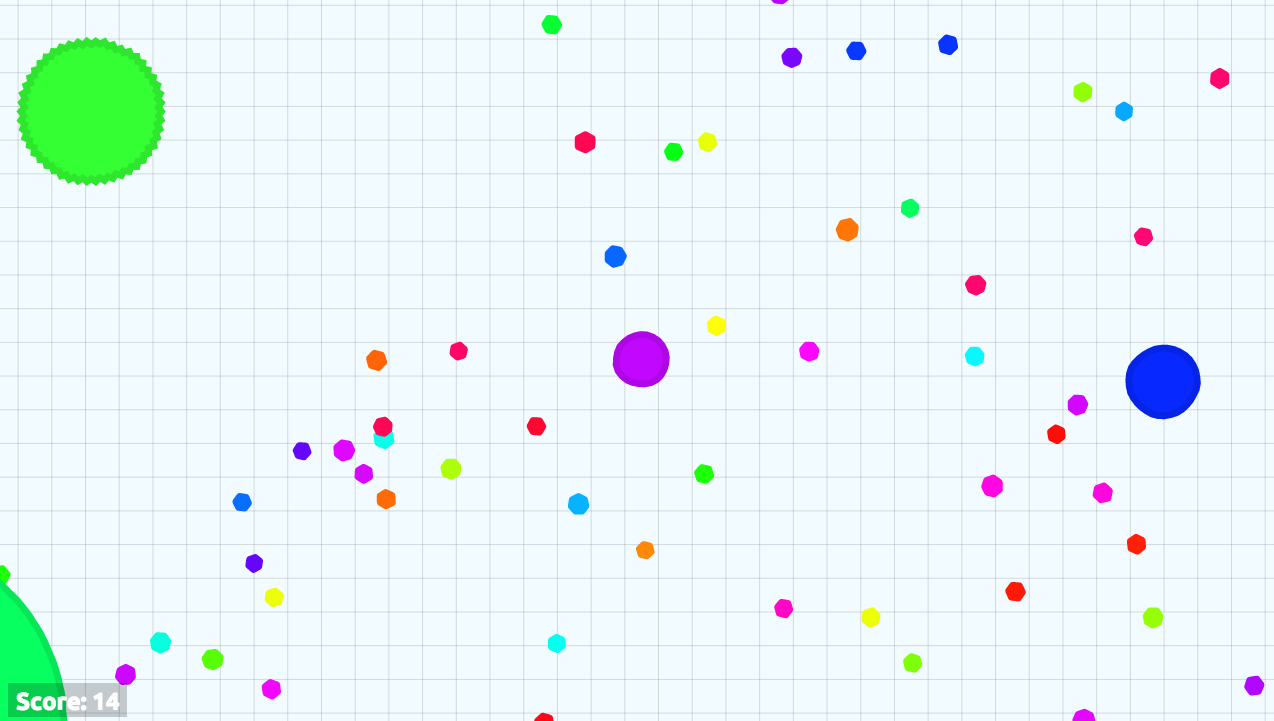
#> input picture images/light1.png, 1274 x 721 px, found by its file name
$ python Director.py
#> lines starting #> are read from the running program, lines starting #| are printed output that depends on the picture
import cv2
import cv2.cv as cv
import numpy as np

path = "images/"
file = "light1.png"

# Read image
frame = cv2.imread(path+file)
#> frame is the input picture: shape (721, 1274, 3); mean B, G, R 246, 244.9, 232.4

# Modify frame
frame = cv2.cvtColor(frame, cv2.COLOR_BGR2GRAY)
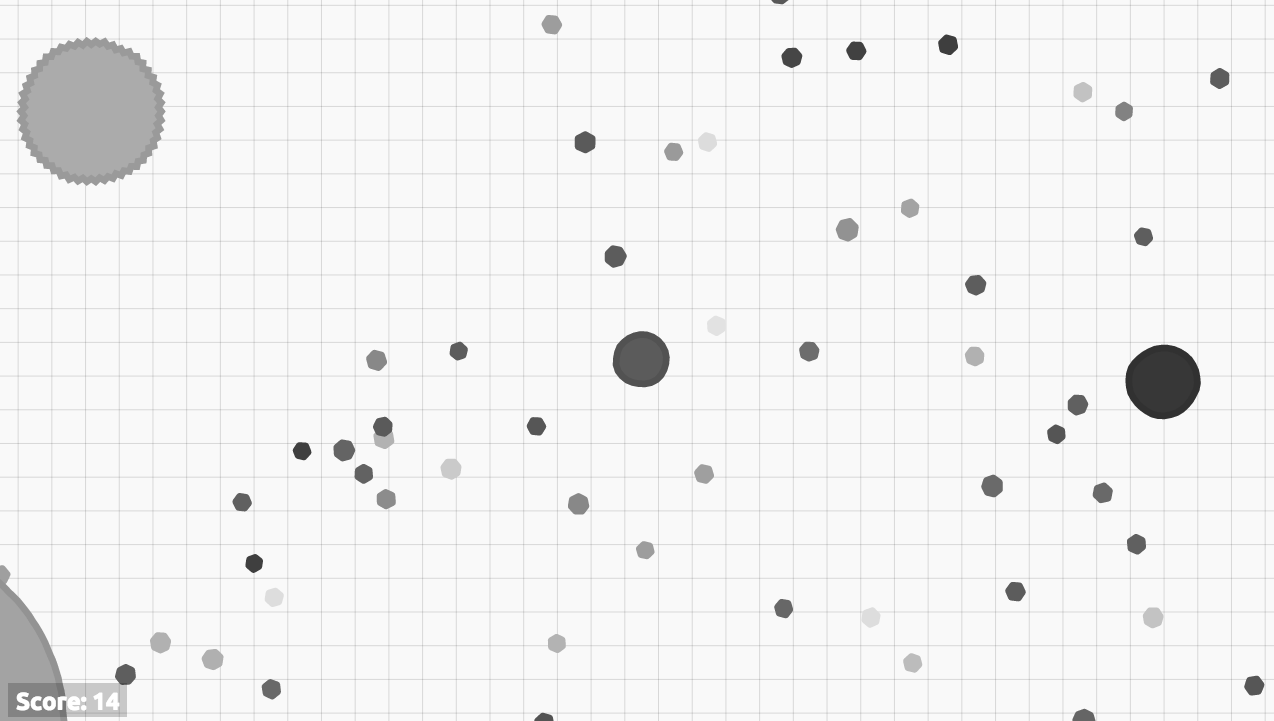
#> frame: shape (721, 1274); min 49, max 255, mean 241.5
frame = cv2.medianBlur(frame,7)

# Find circles
circles = cv2.HoughCircles(frame, cv.CV_HOUGH_GRADIENT, 1, 30,
                            param1=50, param2=30, minRadius=0, maxRadius=0)
#> circles = 47 rows, first 8: [91.5, 111.5, 73.7], [1162.5, 381.5, 36.9], [640.5, 359.5, 21.1], [974.5, 355.5, 9.6], [1082.5, 91.5, 9.6], [703.5, 473.5, 9.6], [382.5, 426.5, 9.4], [301.5, 450.5, 8.8]

# Graph circles
circles = np.uint16(np.around(circles))
#> circles = 47 rows, first 8: [92, 112, 74], [1162, 382, 37], [640, 360, 21], [974, 356, 10], [1082, 92, 10], [704, 474, 10], [382, 426, 9], [302, 450, 9]
for i in circles[0,:]:
    # draw the outer circle
    cv2.circle(frame,(i[0],i[1]),i[2],(0,255,0),2)
    # draw the center of the circle
    cv2.circle(frame,(i[0],i[1]),2,(0,0,255),3)
#> this loop made 47 passes
#> i on passes 1 to 12: [92, 112, 74], [1162, 382, 37], [640, 360, 21], [974, 356, 10], [1082, 92, 10], [704, 474, 10], [382, 426, 9], [302, 450, 9], [856, 50, 10], [584, 142, 11], [552, 24, 10], [376, 360, 10]
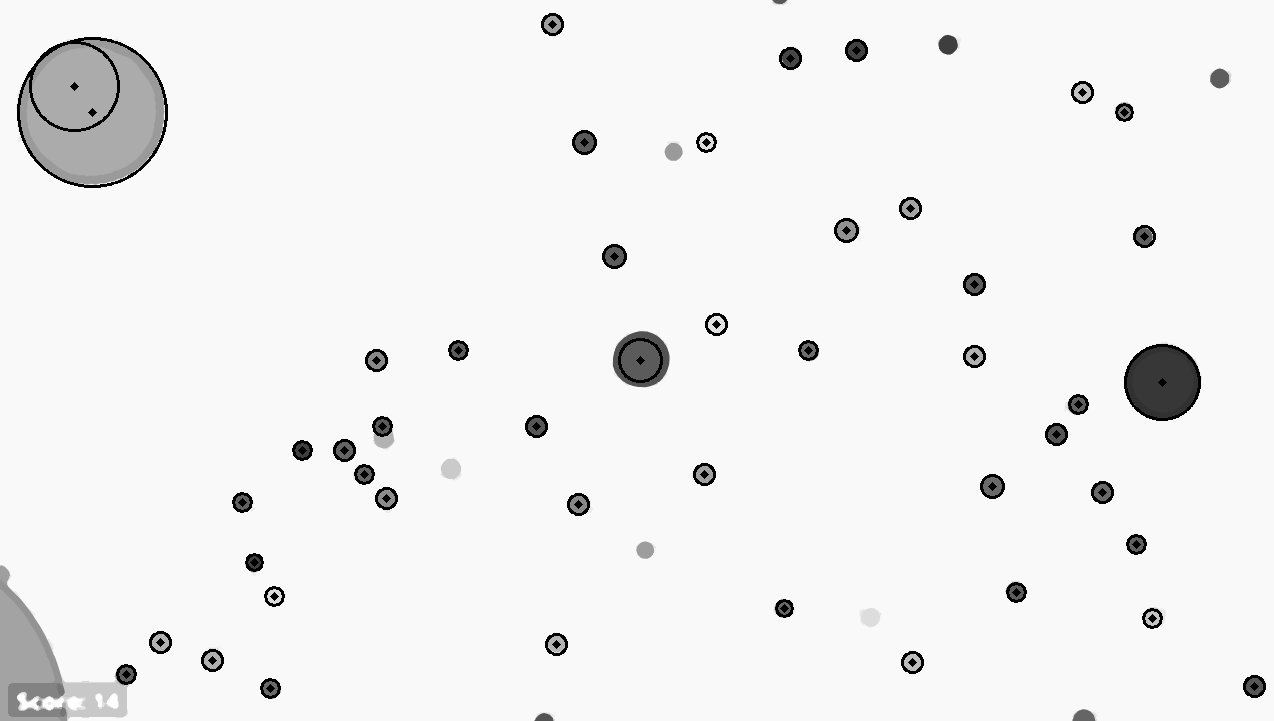
#> frame: shape (721, 1274); min 0, max 255, mean 240.9
    #print i

# Show circles
cv2.imshow('detected circles',frame)
cv2.waitKey(0)
cv2.destroyAllWindows()

$ run again, with images/light2.png copied over images/light1.png
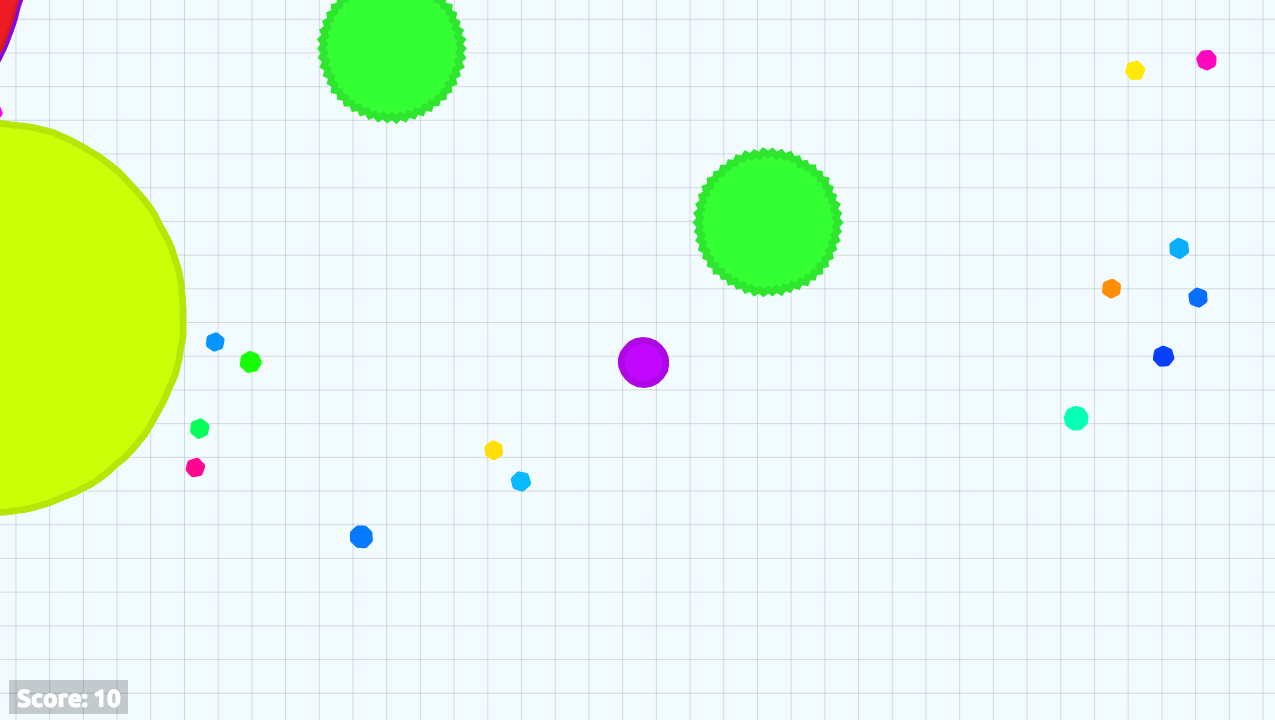
#> input picture images/light2.png, 1275 x 720 px, found by its file name
#> frame is the input picture: shape (720, 1275, 3); mean B, G, R 229.8, 248, 230
#> `frame = cv2.cvtColor(frame, cv2.COLOR_BGR2GRAY)`:
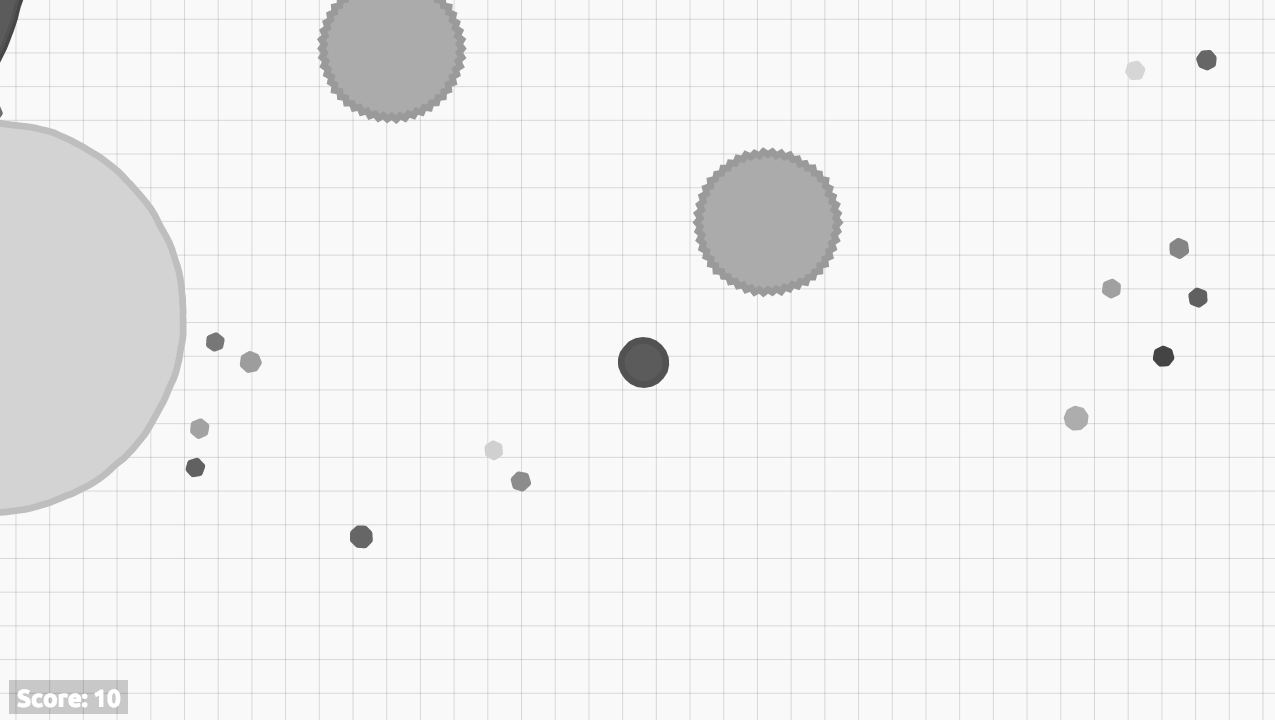
#> frame: shape (720, 1275); min 68, max 255, mean 240.8
#> `circles = cv2.HoughCircles(frame, cv.CV_HOUGH_GRADIENT, 1, 30, param1=..`: circles = 16 rows, first 8: [767.5, 221.5, 64.5], [390.5, 47.5, 73.4], [3.5, 312.5, 183.5], [10.5, 343.5, 164.7], [642.5, 361.5, 25.2], [1075.5, 417.5, 11.6], [214.5, 341.5, 9.1], [194.5, 467.5, 9.6]
#> `circles = np.uint16(np.around(circles))`: circles = 16 rows, first 8: [768, 222, 64], [390, 48, 73], [4, 312, 184], [10, 344, 165], [642, 362, 25], [1076, 418, 12], [214, 342, 9], [194, 468, 10]
#> the loop `for i in circles[0,:]:` made 16 passes
#> after the loop `for i in circles[0,:]:`:
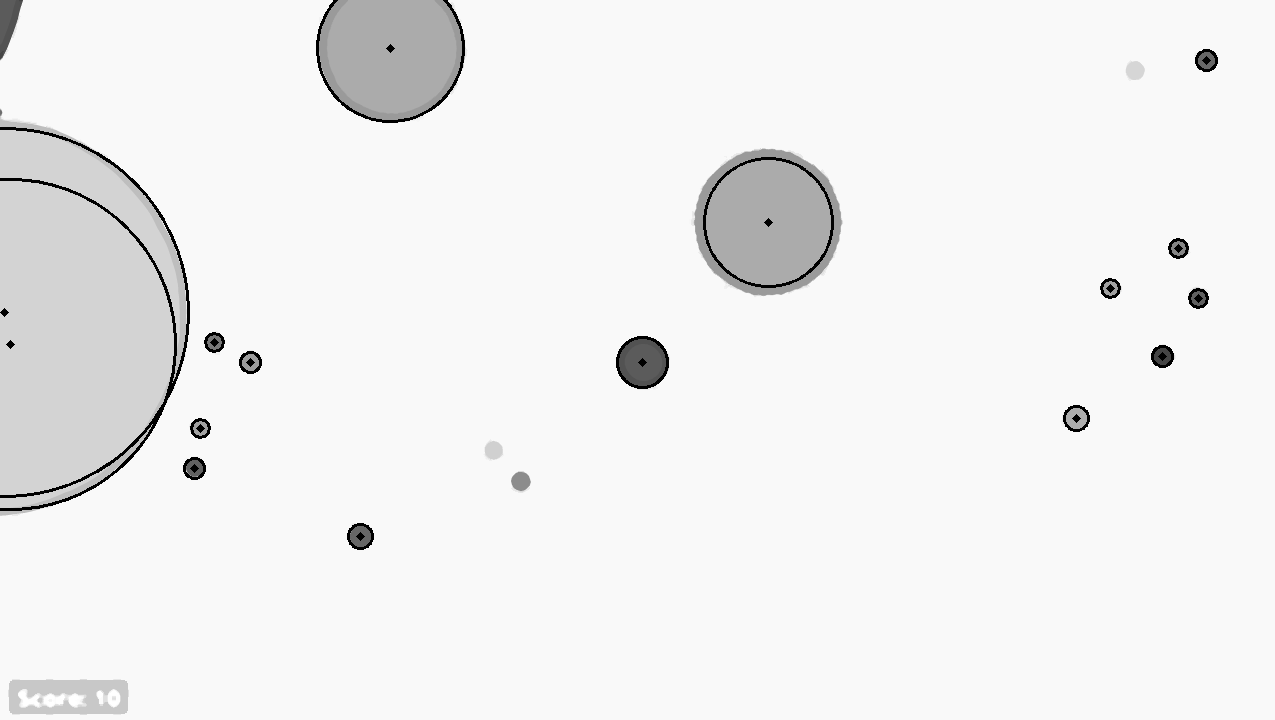
#> frame: shape (720, 1275); min 0, max 255, mean 240.7

$ run again, with images/light3.png copied over images/light1.png
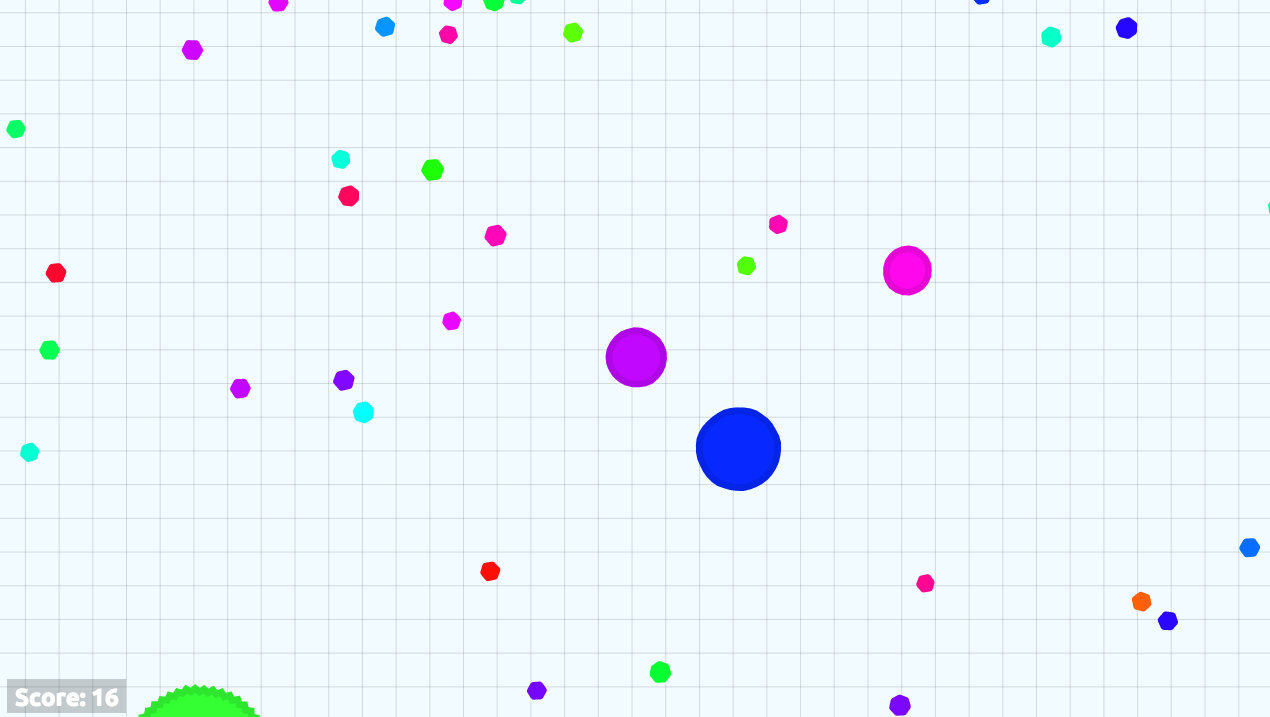
#> input picture images/light3.png, 1270 x 717 px, found by its file name
#> frame is the input picture: shape (717, 1270, 3); mean B, G, R 251.3, 244.9, 236.6
#> `frame = cv2.cvtColor(frame, cv2.COLOR_BGR2GRAY)`:
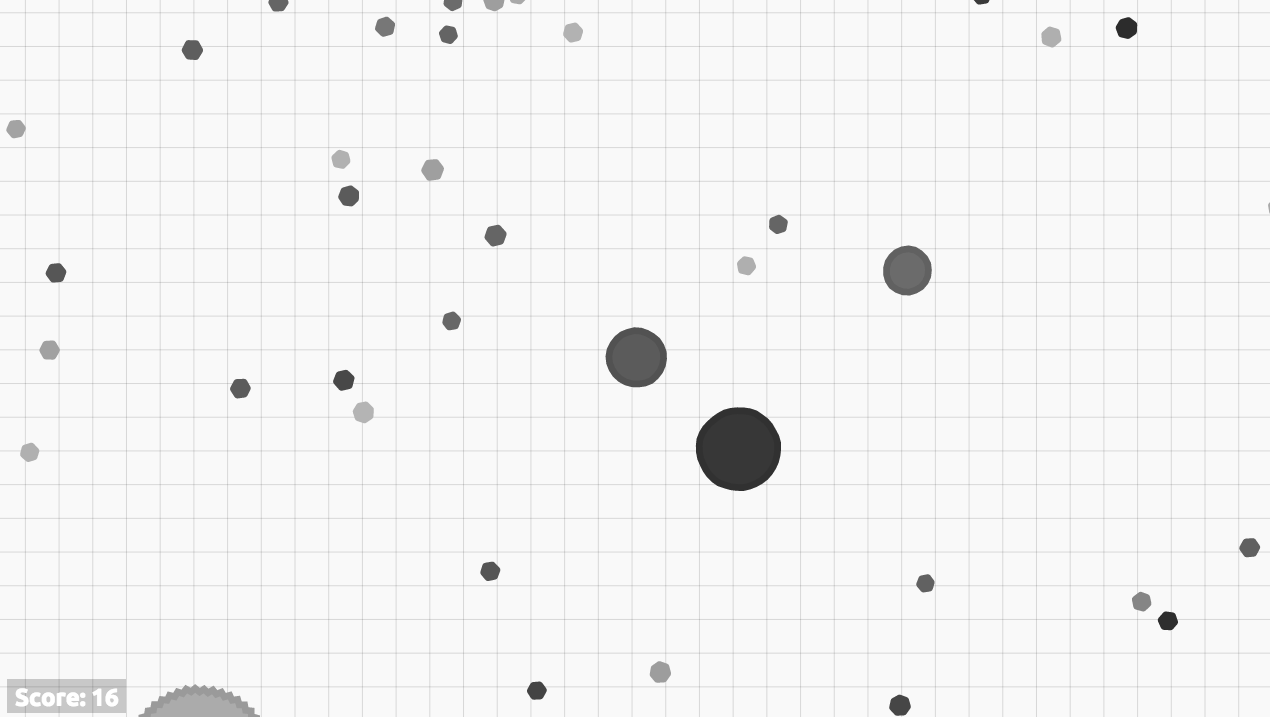
#> frame: shape (717, 1270); min 44, max 255, mean 243.4
#> `circles = cv2.HoughCircles(frame, cv.CV_HOUGH_GRADIENT, 1, 30, param1=..`: circles = 27 rows, first 8: [738.5, 448.5, 42.2], [635.5, 356.5, 30.2], [906.5, 270.5, 17.4], [55.5, 272.5, 9.6], [49.5, 349.5, 9.4], [1126.5, 27.5, 10.8], [1050.5, 36.5, 10.2], [15.5, 128.5, 9.3]
#> `circles = np.uint16(np.around(circles))`: circles = 27 rows, first 8: [738, 448, 42], [636, 356, 30], [906, 270, 17], [56, 272, 10], [50, 350, 9], [1126, 28, 11], [1050, 36, 10], [16, 128, 9]
#> the loop `for i in circles[0,:]:` made 27 passes
#> after the loop `for i in circles[0,:]:`:
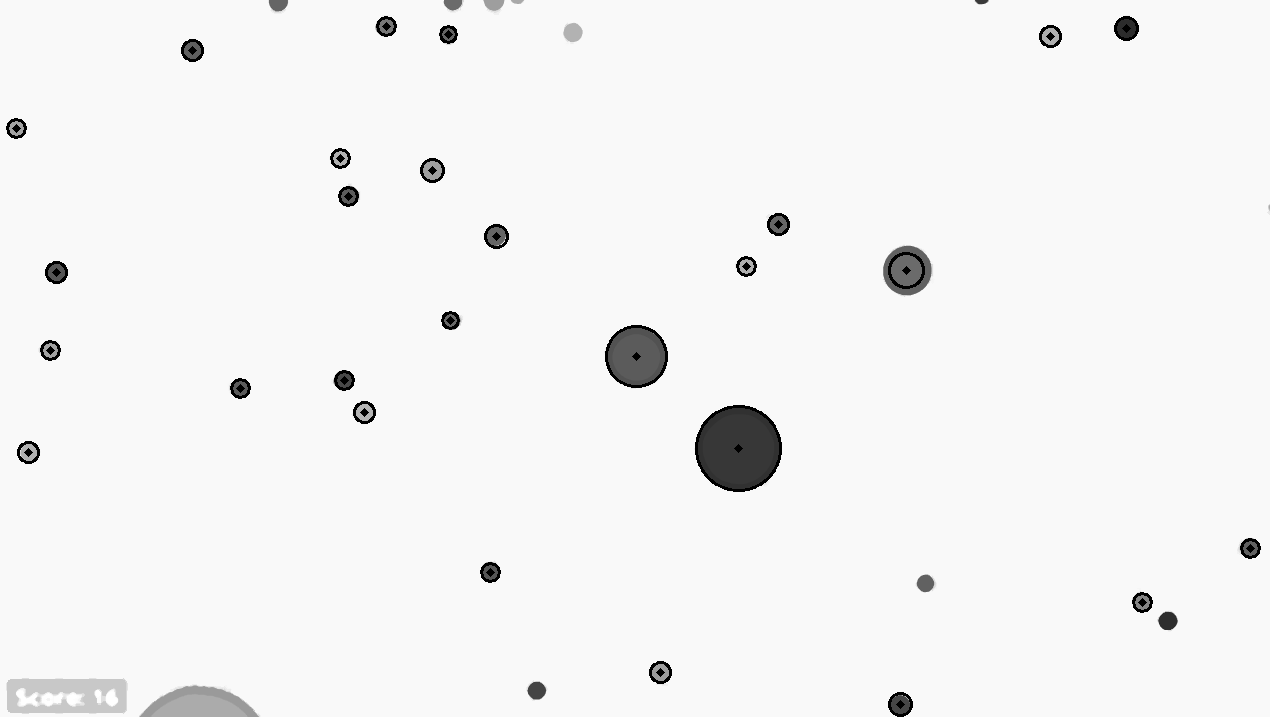
#> frame: shape (717, 1270); min 0, max 255, mean 244
